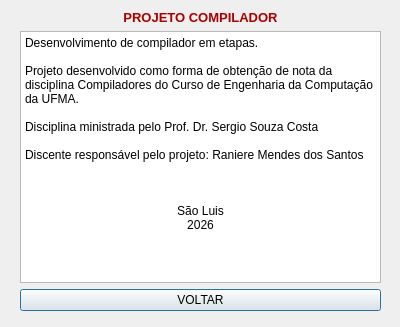
<?xml version="1.0" encoding="UTF-8"?>
<ui version="4.0">
 <class>DialogSobre</class>
 <widget class="QDialog" name="DialogSobre">
  <property name="geometry">
   <rect>
    <x>0</x>
    <y>0</y>
    <width>400</width>
    <height>327</height>
   </rect>
  </property>
  <property name="windowTitle">
   <string>Sobre</string>
  </property>
  <property name="styleSheet">
   <string notr="true">QPushbutton Hover{
		background-color: rgb(0, 0, 255);
	color: rgb(255, 255, 255);
}</string>
  </property>
  <property name="modal">
   <bool>true</bool>
  </property>
  <widget class="QWidget" name="">
   <property name="geometry">
    <rect>
     <x>20</x>
     <y>10</y>
     <width>361</width>
     <height>301</height>
    </rect>
   </property>
   <layout class="QVBoxLayout" name="verticalLayout">
    <item>
     <widget class="QLabel" name="label">
      <property name="text">
       <string>&lt;html&gt;&lt;head/&gt;&lt;body&gt;&lt;p align=&quot;center&quot;&gt;&lt;span style=&quot; font-size:10pt; font-weight:700; color:#aa0000;&quot;&gt;PROJETO COMPILADOR&lt;/span&gt;&lt;/p&gt;&lt;/body&gt;&lt;/html&gt;</string>
      </property>
     </widget>
    </item>
    <item>
     <widget class="QTextEdit" name="textEdit">
      <property name="html">
       <string>&lt;!DOCTYPE HTML PUBLIC &quot;-//W3C//DTD HTML 4.0//EN&quot; &quot;http://www.w3.org/TR/REC-html40/strict.dtd&quot;&gt;
&lt;html&gt;&lt;head&gt;&lt;meta name=&quot;qrichtext&quot; content=&quot;1&quot; /&gt;&lt;meta charset=&quot;utf-8&quot; /&gt;&lt;style type=&quot;text/css&quot;&gt;
p, li { white-space: pre-wrap; }
hr { height: 1px; border-width: 0; }
li.unchecked::marker { content: &quot;\2610&quot;; }
li.checked::marker { content: &quot;\2612&quot;; }
&lt;/style&gt;&lt;/head&gt;&lt;body style=&quot; font-family:'Segoe UI'; font-size:9pt; font-weight:400; font-style:normal;&quot;&gt;
&lt;p style=&quot; margin-top:0px; margin-bottom:0px; margin-left:0px; margin-right:0px; -qt-block-indent:0; text-indent:0px;&quot;&gt;Desenvolvimento de compilador em etapas.&lt;/p&gt;
&lt;p style=&quot;-qt-paragraph-type:empty; margin-top:0px; margin-bottom:0px; margin-left:0px; margin-right:0px; -qt-block-indent:0; text-indent:0px;&quot;&gt;&lt;br /&gt;&lt;/p&gt;
&lt;p style=&quot; margin-top:0px; margin-bottom:0px; margin-left:0px; margin-right:0px; -qt-block-indent:0; text-indent:0px;&quot;&gt;Projeto desenvolvido como forma de obtenção de nota da disciplina Compiladores do Curso de Engenharia da Computação da UFMA.&lt;/p&gt;
&lt;p style=&quot;-qt-paragraph-type:empty; margin-top:0px; margin-bottom:0px; margin-left:0px; margin-right:0px; -qt-block-indent:0; text-indent:0px;&quot;&gt;&lt;br /&gt;&lt;/p&gt;
&lt;p style=&quot; margin-top:0px; margin-bottom:0px; margin-left:0px; margin-right:0px; -qt-block-indent:0; text-indent:0px;&quot;&gt;Disciplina ministrada pelo Prof. Dr. Sergio Souza Costa&lt;/p&gt;
&lt;p style=&quot;-qt-paragraph-type:empty; margin-top:0px; margin-bottom:0px; margin-left:0px; margin-right:0px; -qt-block-indent:0; text-indent:0px;&quot;&gt;&lt;br /&gt;&lt;/p&gt;
&lt;p style=&quot; margin-top:0px; margin-bottom:0px; margin-left:0px; margin-right:0px; -qt-block-indent:0; text-indent:0px;&quot;&gt;Discente responsável pelo projeto: Raniere Mendes dos Santos&lt;/p&gt;
&lt;p style=&quot;-qt-paragraph-type:empty; margin-top:0px; margin-bottom:0px; margin-left:0px; margin-right:0px; -qt-block-indent:0; text-indent:0px;&quot;&gt;&lt;br /&gt;&lt;/p&gt;
&lt;p style=&quot;-qt-paragraph-type:empty; margin-top:0px; margin-bottom:0px; margin-left:0px; margin-right:0px; -qt-block-indent:0; text-indent:0px;&quot;&gt;&lt;br /&gt;&lt;/p&gt;
&lt;p align=&quot;center&quot; style=&quot;-qt-paragraph-type:empty; margin-top:0px; margin-bottom:0px; margin-left:0px; margin-right:0px; -qt-block-indent:0; text-indent:0px;&quot;&gt;&lt;br /&gt;&lt;/p&gt;
&lt;p align=&quot;center&quot; style=&quot; margin-top:0px; margin-bottom:0px; margin-left:0px; margin-right:0px; -qt-block-indent:0; text-indent:0px;&quot;&gt;São Luis&lt;/p&gt;
&lt;p align=&quot;center&quot; style=&quot; margin-top:0px; margin-bottom:0px; margin-left:0px; margin-right:0px; -qt-block-indent:0; text-indent:0px;&quot;&gt;2026&lt;/p&gt;&lt;/body&gt;&lt;/html&gt;</string>
      </property>
     </widget>
    </item>
    <item>
     <widget class="QPushButton" name="pushButton">
      <property name="text">
       <string>VOLTAR</string>
      </property>
     </widget>
    </item>
   </layout>
  </widget>
 </widget>
 <resources/>
 <connections/>
</ui>
